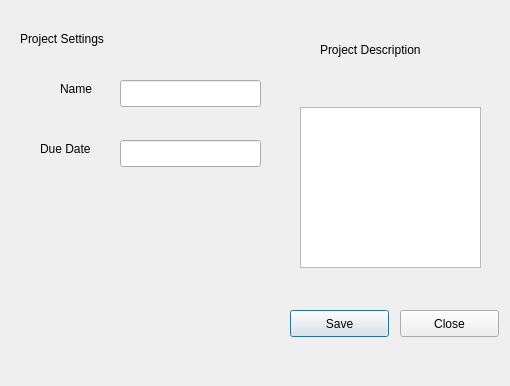
<?xml version="1.0" encoding="UTF-8"?>
<ui version="4.0">
 <class>Project</class>
 <widget class="QDialog" name="Project">
  <property name="geometry">
   <rect>
    <x>0</x>
    <y>0</y>
    <width>510</width>
    <height>386</height>
   </rect>
  </property>
  <property name="windowTitle">
   <string>Project Manager</string>
  </property>
  <widget class="QLabel" name="label">
   <property name="geometry">
    <rect>
     <x>20</x>
     <y>30</y>
     <width>111</width>
     <height>17</height>
    </rect>
   </property>
   <property name="text">
    <string>Project Settings</string>
   </property>
  </widget>
  <widget class="QLabel" name="label_2">
   <property name="geometry">
    <rect>
     <x>60</x>
     <y>80</y>
     <width>41</width>
     <height>17</height>
    </rect>
   </property>
   <property name="text">
    <string>Name</string>
   </property>
  </widget>
  <widget class="QPushButton" name="save">
   <property name="geometry">
    <rect>
     <x>290</x>
     <y>310</y>
     <width>99</width>
     <height>27</height>
    </rect>
   </property>
   <property name="text">
    <string>Save</string>
   </property>
  </widget>
  <widget class="QPushButton" name="cancel">
   <property name="geometry">
    <rect>
     <x>400</x>
     <y>310</y>
     <width>99</width>
     <height>27</height>
    </rect>
   </property>
   <property name="text">
    <string>Close</string>
   </property>
  </widget>
  <widget class="QLabel" name="label_4">
   <property name="geometry">
    <rect>
     <x>40</x>
     <y>140</y>
     <width>81</width>
     <height>17</height>
    </rect>
   </property>
   <property name="text">
    <string>Due Date</string>
   </property>
  </widget>
  <widget class="QLabel" name="label_5">
   <property name="geometry">
    <rect>
     <x>320</x>
     <y>40</y>
     <width>131</width>
     <height>20</height>
    </rect>
   </property>
   <property name="text">
    <string>Project Description</string>
   </property>
  </widget>
  <widget class="QLineEdit" name="Name">
   <property name="geometry">
    <rect>
     <x>120</x>
     <y>80</y>
     <width>141</width>
     <height>27</height>
    </rect>
   </property>
  </widget>
  <widget class="QLineEdit" name="due">
   <property name="geometry">
    <rect>
     <x>120</x>
     <y>140</y>
     <width>141</width>
     <height>27</height>
    </rect>
   </property>
  </widget>
  <widget class="QTextEdit" name="textBrowser">
   <property name="geometry">
    <rect>
     <x>300</x>
     <y>107</y>
     <width>181</width>
     <height>161</height>
    </rect>
   </property>
  </widget>
 </widget>
 <resources/>
 <connections/>
</ui>
